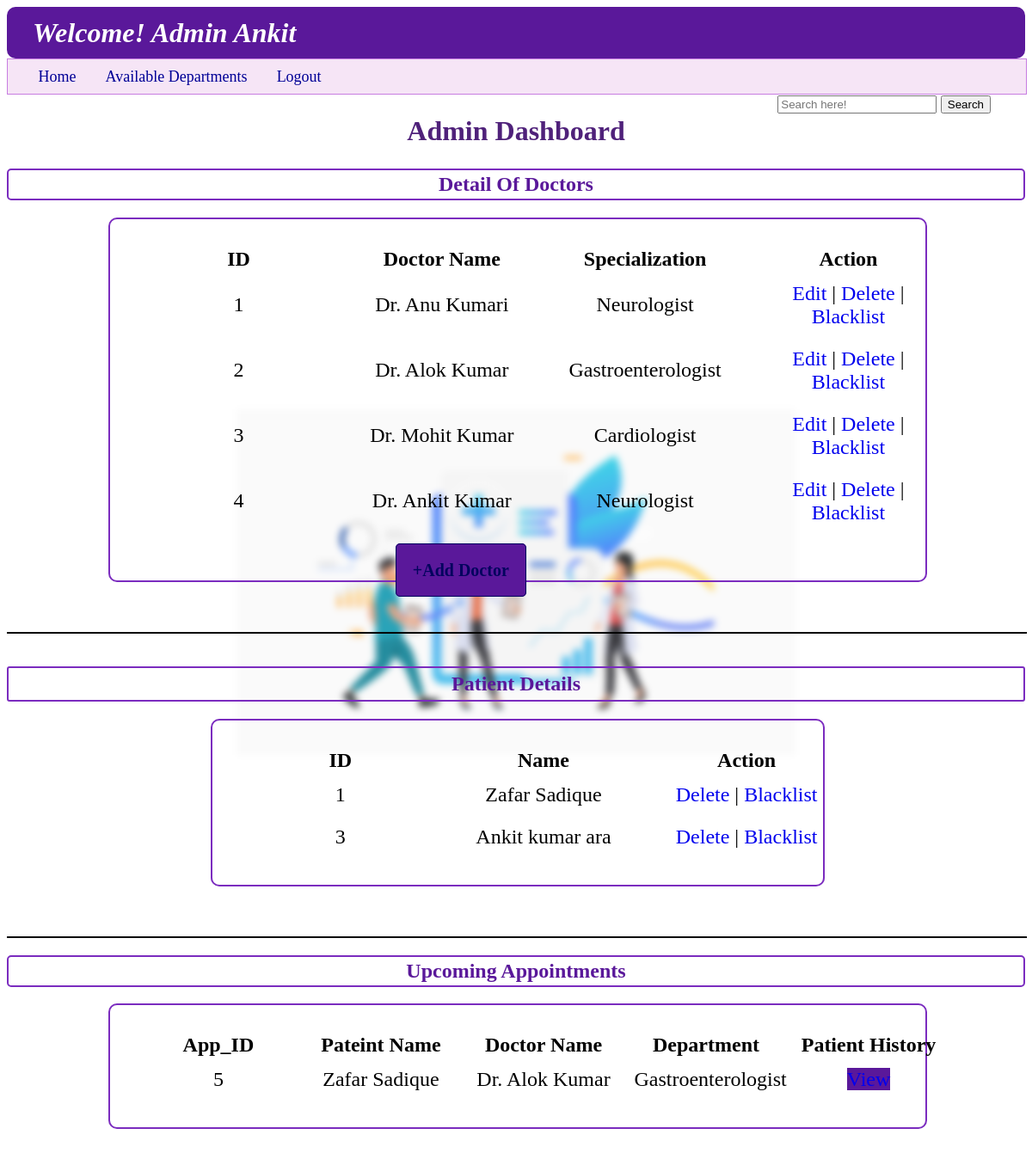
The page /admin/Admin Ankit on the database its author committed.
### backend/models.py (models this page shows)
class Doctor_Info(db.Model):
    __tablename__ = "doctor_info"
    id=db.Column(db.Integer,primary_key=True)
    full_name=db.Column(db.String,nullable=False)
    email=db.Column(db.String,unique=True,nullable=False)
    password=db.Column(db.String,nullable=False)
    dept_id=db.Column(db.String,db.ForeignKey("department.id"),nullable=False)
    experience=db.Column(db.Integer,nullable=False)
    bio=db.Column(db.String,nullable=False)
    is_blacklist=db.Column(db.Integer,default=0)
    appointments=db.relationship("Appointments",cascade="all,delete",backref="doctor_info",lazy=True)
    availability=db.relationship("Availability",cascade="all,delete",backref="doctor_info",lazy=True)

class Department(db.Model):
    __tablename__ = "department"
    id=db.Column(db.String,primary_key=True,nullable=False)
    specialization=db.Column(db.String,nullable=False)
    description=db.Column(db.String,nullable=False)
    doctor=db.relationship("Doctor_Info",cascade="all,delete",backref="department",lazy=True)

class User_Info(db.Model):
    __tablename__ = "user_info"
    id=db.Column(db.Integer,primary_key=True,autoincrement=True)
    full_name=db.Column(db.String,nullable=False)
    email=db.Column(db.String,unique=True,nullable=False)
    password=db.Column(db.String,nullable=False)
    role=db.Column(db.Integer,default=1)
    is_blacklist=db.Column(db.Integer,default=0)
    appointments=db.relationship("Appointments",cascade="all,delete",backref="user_info",lazy=True)

class Appointments(db.Model):
    __tablename__ = "appointments"
    id=db.Column(db.Integer,primary_key=True)
    user_id=db.Column(db.Integer,db.ForeignKey("user_info.id"),nullable=False)
    doctor_id=db.Column(db.Integer,db.ForeignKey("doctor_info.id"),nullable=False)
    date=db.Column(db.Date,nullable=False)
    time_slot=db.Column(db.String,nullable=False)
    vist_type=db.Column(db.String,nullable=True)#please correct typo vist-> visit
    status=db.Column (db.String,nullable=False,default="Incomplete")
    diagnosis=db.Column(db.String,nullable=True)
    prescription=db.Column(db.String,nullable=True)
    test_done=db.Column(db.String,nullable=True)
    medicines=db.Column(db.String,nullable=True)

### backend/controllers.py (the view)
@app.route("/admin/<name>")
def admin_dashboard(name):
    doctor_list=all_doctor()
    patient_list=all_user()
    today=date.today()
    appoin=Appointments.query.filter(Appointments.date >= today).all()
    return render_template("admin_dashboard.html",usern=name,doctor_list=doctor_list,patient_list=patient_list,appointments_list=appoin,pop_up="")

### backend/controllers.py (called while the page is built)
def all_doctor():
    doctor=Doctor_Info.query.all()
    return doctor

def all_user():
    patient=User_Info.query.filter(User_Info.role==1).all()
    return patient

### templates/admin_dashboard.html (shortened to what this page needs)
{%extends "admin_layout.html"%}
{%block content%}
            <span class="nav_a" style="position: absolute; right: 10px;">
                <form action="/admin_search_bar/{{usern}}" method="POST">
                    <input type="text" id="search_by_name" name="search_by_name" placeholder="Search here!">
                    <button type="submit">Search</button>
                </form>
            </span>
    <h1 style="text-align: center; font-weight: bold; padding: 3px; color: rgba(60,9,108,0.9);">Admin Dashboard</h1>
    <h2 style="text-align: center; font-weight: bold; border: 2px solid rgb(123,44,191);padding: 3px; color: rgb(90,24,154); border-radius: 5px; ">Detail Of Doctors</h2>
    <div class="login_panel" style="width: 80%; margin-left: 10%; border: 2px solid rgb(123,44,191)">
        {%if doctor_list%}
        <table class="table_user_dashboard">
            <thead style="margin: 10px;">
                <th>ID</th>
                <th>Doctor Name</th>
                <th>Specialization</th>
                <th>Action</th>
            </thead>
            <tbody>
                {%for doctor in doctor_list%}
                <tr>
                    <td>{{doctor.id}}</td>
                    <td>{{doctor.full_name}}</td>
                    <td>{{doctor.department.specialization}}</td>
                    <td><a href="#">Edit</a>  |  <a href="/delete_person/{{doctor.id}}/{{'doctor'}}">Delete</a>  |  {%if doctor.is_blacklist==1%}<a href="/unblock_p/{{doctor.id}}/{{'doctor'}}">Unblock</a>{%else%}<a href="/block_p/{{doctor.id}}/{{'doctor'}}">Blacklist</a>{%endif%}</td>
                </tr>
                {%endfor%}
            </tbody>
        </table>
        {%else%}
        <h3>---No doctor are added---</h3>
        {%endif%}
        <a href="{{ url_for('admin_add_doctor') }}" class="Centre_button" type="button" style="background-color: rgb(90,24,154);">+Add Doctor</a>
    </div>
    <br>
    <hr style="border: 1px solid black; width: 100%; margin: 0px;">
    <br>
    <h2 style="text-align: center; font-weight: bold; border: 2px solid rgb(123,44,191); color: rgb(90,24,154); border-radius: 3px; padding: 5px; ">Patient Details</h2>
    <div class="login_panel" style="width: 60%; margin-left: 20%; border: 2px solid rgb(123,44,191)">
        {%if patient_list%}
        <table class="table_user_dashboard">
            <thead style="margin: 10px;">
                <th>ID</th>
                <th>Name</th>
                <th>Action</th>
            </thead>
            <tbody>
                {%for user in patient_list%}
                <tr>
                    <td>{{user.id}}</td>
                    <td>{{user.full_name}}</td>
                    <td><a href="/delete_person/{{user.id}}/{{'user'}}">Delete</a>  |  {%if user.is_blacklist==1%}<a href="/unblock_p/{{user.id}}/{{'user'}}">Unblock</a>{%else%}<a href="/block_p/{{user.id}}/{{'user'}}">Blacklist</a>{%endif%}</td>
                </tr>
                {%endfor%}
            </tbody>
        </table>
        {%else%}
        <h3>---No Patient are available---</h3>
        {%endif%}
    </div>
    <br>
    <hr style="border: 1px solid black; width: 100%; margin: 0px;">
    <h2 style="text-align: center; font-weight: bold; border: 2px solid rgb(123,44,191);padding: 3px; color: rgb(90,24,154); border-radius: 5px; ">Upcoming Appointments</h2>
    <div class="login_panel" style="width: 80%; margin-left: 10%; border: 2px solid rgb(123,44,191)">
        {%if appointments_list%}
        <table class="table_user_dashboard">
            <thead style="margin: 10px;">
                <th>App_ID</th>
                <th>Pateint Name</th>
                <th>Doctor Name</th>
                <th>Department</th>
                <th>Patient History</th>
            </thead>
            <tbody>
                {%for appointment in appointments_list%}
                <tr>
                    <td>{{appointment.id}}</td>
                    <td>{{appointment.user_info.full_name}}</td>
                    <td>{{appointment.doctor_info.full_name}}</td>
                    <td>{{appointment.doctor_info.department.specialization}}</td>
                    <td><a href="/admin_user_hist/{{appointment.user_id}}/{{appointment.doctor_id}}" type="button" style="background-color: rgb(90,24,154);">View</a></td>
                </tr>
                {%endfor%}
            </tbody>
        </table>
        {%else%}
        <h3>No Appointments are Available</h3>
        {%endif%}
    </div>
{%endblock%}

### static/style.css (style rules this page uses)
body { background-image: url("https://static.vecteezy.com/system/resources/thumbnails/002/072/163/small_2x/doctor-injecting-coronavirus-vaccine-to-a-patient-concept-free-vector.jpg"); background-repeat: no-repeat; background-size: 650px 650px; background-position: center; background-attachment: fixed; filter: saturate(1.0); z-index: -4; backdrop-filter: blur(4px); }
.login_panel { height: auto; width: 60%; margin: 10px 20% 40px 20%; border: 2px double rgb(0, 180, 216); border-radius: 10px; }
.Centre_button { margin: 0% 0% 5% 35% ; border: 1px solid rgb(3, 4, 94); border-radius: 5px; padding: 2%; width: auto; font-size: 20px; font-weight: bold; color: rgb(3, 4, 94); background-color: rgb(202,240,248); }
.nav_a { color: rgb(0,0,150); font-size: large; margin-right: 30px; text-decoration: none; }
.table_user_dashboard { align-content: center; margin: 30px; font-size: x-large; }
table { width: 100%; table-layout: fixed; }
td { text-align: center; padding: 10px; }
a { text-decoration: none; }

### rows shown on the page
Doctor_Info: id "1", full_name "Dr. Anu Kumari", department.specialization "Neurologist"
Doctor_Info: id "2", full_name "Dr. Alok Kumar", department.specialization "Gastroenterologist"
Doctor_Info: id "3", full_name "Dr. Mohit Kumar", department.specialization "Cardiologist"
Doctor_Info: id "4", full_name "Dr. Ankit Kumar", department.specialization "Neurologist"
User_Info: id "1", full_name "Zafar Sadique"
User_Info: id "3", full_name "Ankit kumar ara"
Appointments: id "5", user_info.full_name "Zafar Sadique", doctor_info.full_name "Dr. Alok Kumar", doctor_info.department.specialization "Gastroenterologist"

### other values the page prints
{{ usern }} "Admin Ankit"
